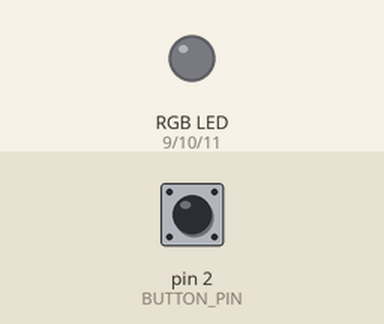
The sketch below on a simulated Arduino Uno, built with avr-gcc and run on an emulated ATmega328P. On the bench: an RGB LED mixed from three pins (HIGH = lit). Dashed ring = blinking. The test bench sets the inputs (shaded band); at power-on: pin 2 (BUTTON_PIN) HIGH. What the sketch prints to the serial monitor is not drawn.

Above: at 1.2 s.
1.3 s: pin 2 (BUTTON_PIN) pulled LOW for 0.15 s
At 3.1 s:
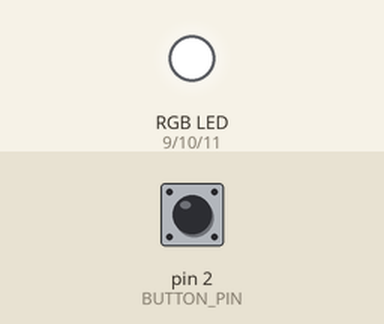
4.4 s: pin 2 (BUTTON_PIN) pulled LOW for 1 s
7.4 s: pin 2 (BUTTON_PIN) driven LOW
At 7.78 s:
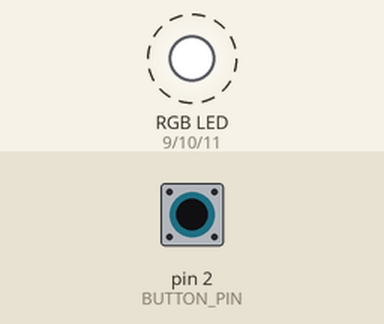
10.4 s: pin 2 (BUTTON_PIN) pulsed HIGH 5 times (0.12 s each, 0.3 s apart)
Timing chart, 0 to 13.4 s (numbered marks = the images above; inputs shaded):
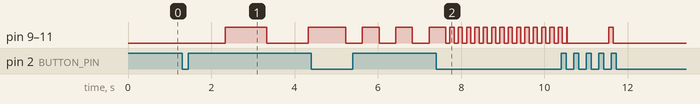

Measured:
- after the input at 1.3 s, pin 9 (RED_PIN), pin 10 (GREEN_PIN), pin 11 (BLUE_PIN): LOW → HIGH after 1.0 s, → LOW 1.0 s later, → HIGH 1.0 s later
- after the input at 7.4 s, pin 9 (RED_PIN), pin 10 (GREEN_PIN), pin 11 (BLUE_PIN): alternates HIGH for 0.10 s and LOW for 0.10 s, starting after 0.33 s

The sketch:

HW3-2.ino
```cpp
// ================= 腳位設定（沿用原接線） =================
const int RED_PIN    = 9;   // RGB LED 紅光腳
const int GREEN_PIN  = 10;  // RGB LED 綠光腳
const int BLUE_PIN   = 11;  // RGB LED 藍光腳
const int BUTTON_PIN = 2;   // 按鈕模組 Input 腳（按下為 LOW）

// ================= 狀態與時間參數 =================
// mode: 0=恆亮, 1=慢閃爍, 2=不快不慢閃爍, 3=快閃爍
int mode = 0;

// 各閃爍模式的間隔時間（單位：毫秒 ms，可依需求微調）
const unsigned long SLOW_INTERVAL   = 1000; // 慢閃爍：1 秒
const unsigned long MEDIUM_INTERVAL = 400;  // 不快不慢：0.4 秒
const unsigned long FAST_INTERVAL   = 100;  // 快閃爍：0.1 秒

// 按鈕防彈跳變數
int lastReading = HIGH;
int buttonState = HIGH;
unsigned long lastDebounceTime = 0;
const unsigned long DEBOUNCE_DELAY = 30;

// 閃爍計時變數
unsigned long previousMillis = 0;
bool ledOn = true;

void setup() {
  pinMode(RED_PIN, OUTPUT);
  pinMode(GREEN_PIN, OUTPUT);
  pinMode(BLUE_PIN, OUTPUT);
  pinMode(BUTTON_PIN, INPUT); // 外部上拉電阻模組

  // 初始狀態為恆亮
  setLedState(true);

  Serial.begin(9600);
  Serial.println("初始狀態：恆亮");
}

void loop() {
  checkButton();
  updateLed();
}

// ================= 偵測按鈕按一下切換狀態 =================
void checkButton() {
  int reading = digitalRead(BUTTON_PIN);

  if (reading != lastReading) {
    lastDebounceTime = millis();
  }

  if ((millis() - lastDebounceTime) > DEBOUNCE_DELAY) {
    if (reading != buttonState) {
      buttonState = reading;

      // 當按鈕被按下（從 HIGH 變成 LOW）時切換模式
      if (buttonState == LOW) {
        // 0 -> 1 -> 2 -> 3，按第 4 下回到 0（恆亮）
        mode = (mode + 1) % 4;

        // 切換模式瞬間重置計時並先點亮，視覺反應更即時
        ledOn = true;
        previousMillis = millis();
        printMode();
      }
    }
  }

  lastReading = reading;
}

// ================= 控制 LED 恆亮或不同頻率閃爍 =================
void updateLed() {
  if (mode == 0) {
    // 模式 0：恆亮
    setLedState(true);
    return;
  }

  // 依據目前模式決定閃爍間隔時間
  unsigned long interval = SLOW_INTERVAL;
  if (mode == 1) {
    interval = SLOW_INTERVAL;   // 慢閃爍
  } else if (mode == 2) {
    interval = MEDIUM_INTERVAL; // 不快不慢的閃爍
  } else if (mode == 3) {
    interval = FAST_INTERVAL;   // 快閃爍
  }

  // 達到間隔時間就反轉亮暗狀態
  if (millis() - previousMillis >= interval) {
    previousMillis = millis();
    ledOn = !ledOn;
    setLedState(ledOn);
  }
}

// ================= 共陽極 RGB LED 亮暗控制 =================
void setLedState(bool on) {
  // 共陽極接 5V，因此輸出 LOW 為亮、HIGH 為暗
  int signal = on ? LOW : HIGH;
  digitalWrite(RED_PIN, signal);
  digitalWrite(GREEN_PIN, signal);
  digitalWrite(BLUE_PIN, signal);
}

// 序列埠監控視窗顯示目前狀態（方便檢查）
void printMode() {
  switch (mode) {
    case 0: Serial.println("目前狀態：恆亮"); break;
    case 1: Serial.println("目前狀態：慢閃爍"); break;
    case 2: Serial.println("目前狀態：不快不慢的閃爍"); break;
    case 3: Serial.println("目前狀態：快閃爍"); break;
  }
}
```
